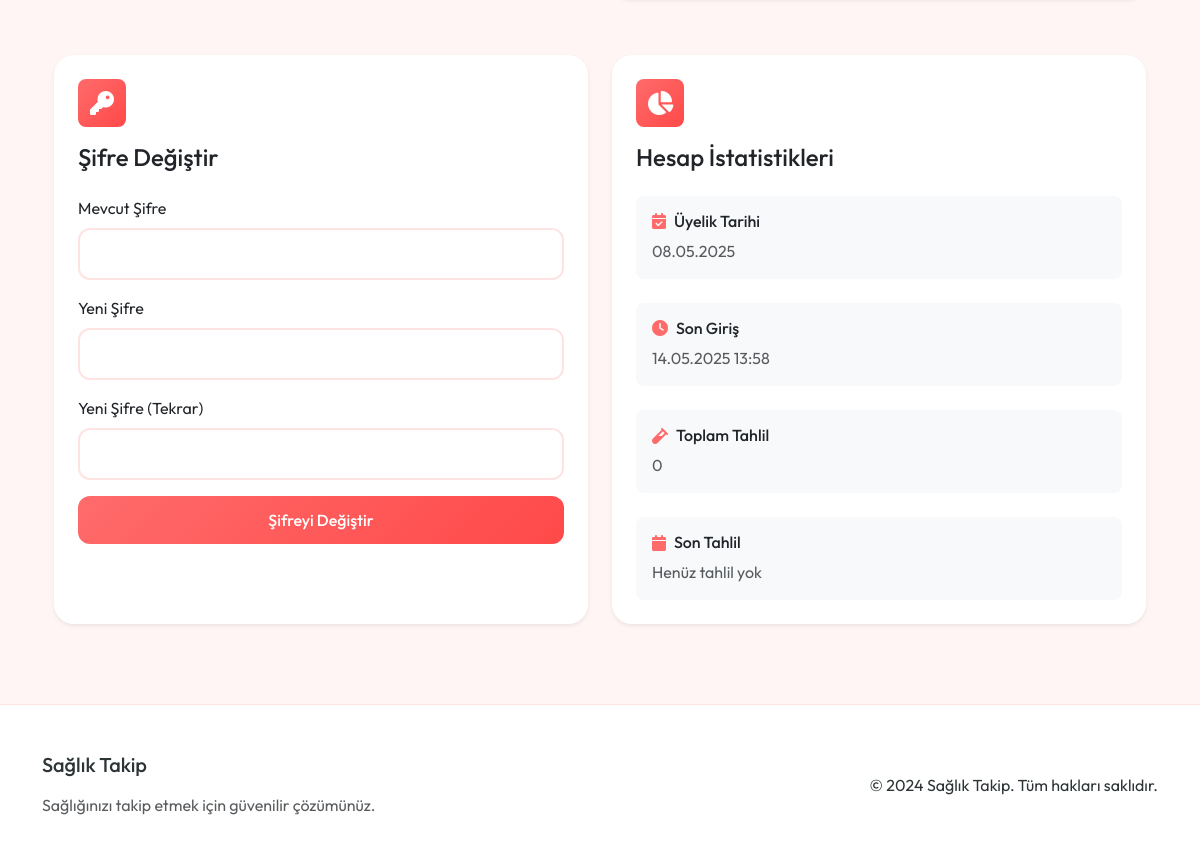
Page /profile (signed in, lower part) on the earlier database version.
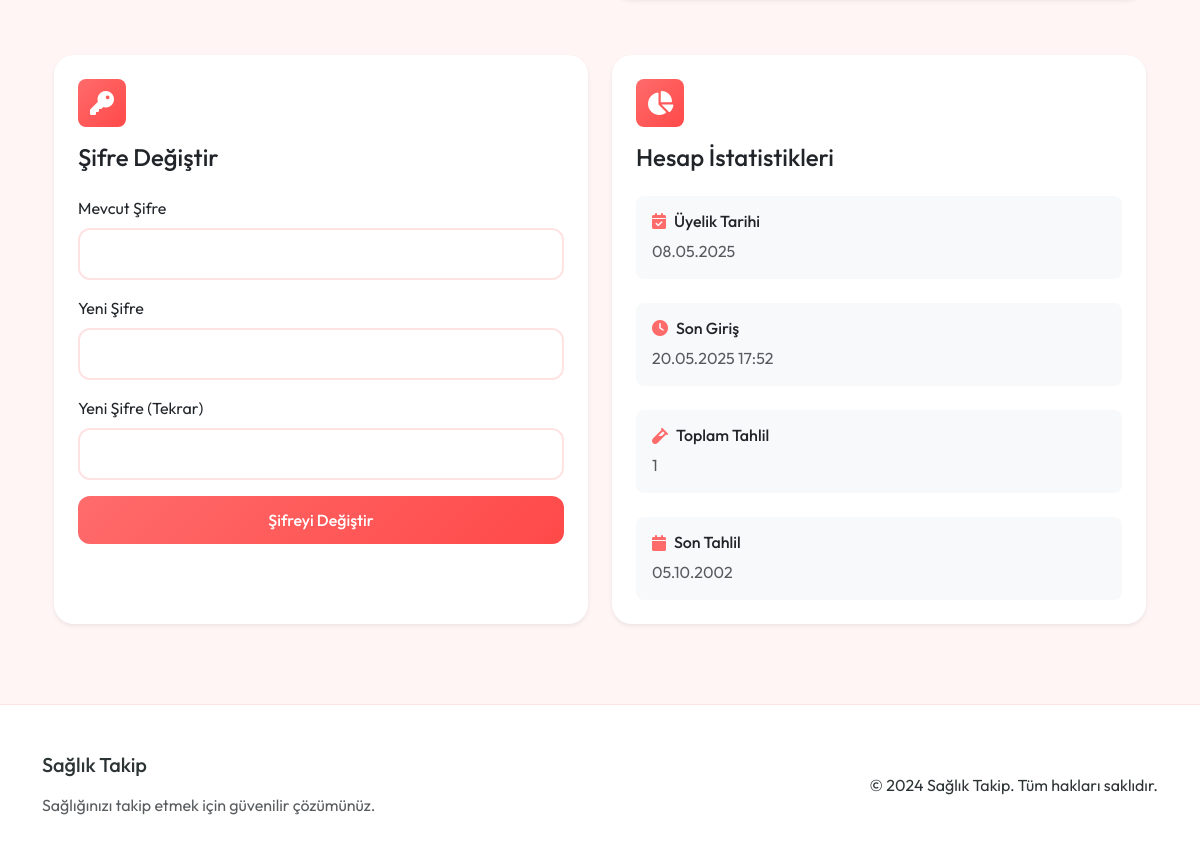
Same page on the later database version.
### app.py (models this page shows, shortened)
class User(UserMixin, db.Model):
    id = db.Column(db.Integer, primary_key=True)
    email = db.Column(db.String(120), unique=True, nullable=False)
    password_hash = db.Column(db.String(128))
    name = db.Column(db.String(100))
    age = db.Column(db.Integer)
    gender = db.Column(db.String(10))
    weight = db.Column(db.Float)
    height = db.Column(db.Float)
    activity_level = db.Column(db.String(20))  # Sedentary, Lightly Active, Moderately Active, Very Active, Extra Active
    goal = db.Column(db.String(20))  # Lose Weight, Maintain, Gain Weight
    last_login = db.Column(db.DateTime, nullable=True)
    created_at = db.Column(db.DateTime, default=datetime.utcnow)
    test_results = db.relationship('TestResult', backref='user', lazy=True)
    meals = db.relationship('Meal', backref='user', lazy=True)

class TestResult(db.Model):
    id = db.Column(db.Integer, primary_key=True)
    user_id = db.Column(db.Integer, db.ForeignKey('user.id'), nullable=False)
    date = db.Column(db.DateTime, nullable=False, default=datetime.utcnow)
    pdf_path = db.Column(db.String(200))
    results_data = db.Column(db.JSON)
    recommendations = db.Column(db.Text)

### app.py (the view, shortened to what this page needs)
@app.route('/profile', methods=['GET', 'POST'])
@login_required
def profile():
    return render_template('profile/profile.html')

### app.py (called while the page is built)
@login_manager.user_loader
def load_user(user_id):
    return User.query.get(int(user_id))

### health_app/templates/profile/profile.html (shortened to what the changed rows need)
{% extends "base.html" %}
{% block content %}
<section class="py-5">
    <div class="container">
        <div class="row g-4 mt-2">
            <div class="col-md-6">
                <div class="card border-0 shadow-sm h-100">
                    <div class="card-body p-4">
                        <div class="stats-item mb-4">
                            <div class="d-flex align-items-center mb-2">
                                <i class="fas fa-calendar-check text-primary me-2"></i>
                                <h6 class="mb-0">Üyelik Tarihi</h6>
                            </div>
                            <p class="text-muted mb-0">{{ current_user.created_at.strftime('%d.%m.%Y') if current_user.created_at else 'Belirtilmemiş' }}</p>
                        </div>
                        <div class="stats-item mb-4">
                            <div class="d-flex align-items-center mb-2">
                                <i class="fas fa-clock text-primary me-2"></i>
                                <h6 class="mb-0">Son Giriş</h6>
                            </div>
                            <p class="text-muted mb-0">{{ current_user.last_login.strftime('%d.%m.%Y %H:%M') if current_user.last_login else 'Belirtilmemiş' }}</p>
                        </div>
                        <div class="stats-item mb-4">
                            <div class="d-flex align-items-center mb-2">
                                <i class="fas fa-vial text-primary me-2"></i>
                                <h6 class="mb-0">Toplam Tahlil</h6>
                            </div>
                            <p class="text-muted mb-0">{{ current_user.test_results|length }}</p>
                        </div>
                        <div class="stats-item">
                            <div class="d-flex align-items-center mb-2">
                                <i class="fas fa-calendar text-primary me-2"></i>
                                <h6 class="mb-0">Son Tahlil</h6>
                            </div>
                            <p class="text-muted mb-0">{{ current_user.test_results[-1].date.strftime('%d.%m.%Y') if current_user.test_results else 'Henüz tahlil yok' }}</p>
                        </div>
                    </div>
                </div>
            </div>
        </div>
    </div>
</section>
{% endblock %}

Differences in the rows shown:
changed User: last_login "14.05.2025 13:58" → "20.05.2025 17:52"
added TestResult: date "05.10.2002"
Other differences:
{{ current_user.test_results|length }}: "0" → "1"
text no longer shown: "Henüz tahlil yok"
